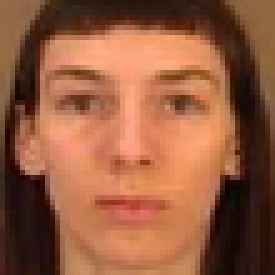
#> input picture cropped_faces/id1_1.png, 55 x 55 px, found by its file name (shown 5 times larger)
$ jupyter execute classificacao_faces.ipynb
#> lines starting #> are read from the running program, lines starting #| are printed output that depends on the picture
O OBJETIVO DESTA ETAPA E SABER: QUEM E QUEM?

[cell 1]
import cv2
import matplotlib.pyplot as plt
from os import listdir, path, makedirs
from os.path import isfile, join

OBS: OS ROSTOS JÁ ESTÃO RECORTADAS, LOGO, SERIA NECESSÁRIO EM UM NOVO CASO APLICAR UM CLASSIFICADOR ANTES PARA SEGMENTAR A IMAGEM

[cell 2]
imagem_face_1 = cv2.imread("/home/johan/Documentos/Programas_em_Python/visaoComputacional/cropped_faces/id1_1.png")
#> imagem_face_1 is the input picture: shape (55, 55, 3); mean B, G, R 63.6, 91.4, 148.4
imagem_face_1 = cv2.cvtColor(imagem_face_1, cv2.COLOR_BGR2RGB)

imagem_face_2 = cv2.imread("/home/johan/Documentos/Programas_em_Python/visaoComputacional/cropped_faces/id2_1.png")
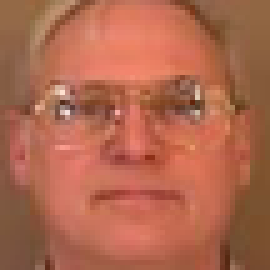
#> input picture cropped_faces/id2_1.png, 54 x 54 px, found by its file name (shown 5 times larger)
#> imagem_face_2 is the input picture: shape (54, 54, 3); mean B, G, R 78, 103.1, 175.3
imagem_face_2 = cv2.cvtColor(imagem_face_2, cv2.COLOR_BGR2RGB)

imagem_face_3 = cv2.imread("/home/johan/Documentos/Programas_em_Python/visaoComputacional/cropped_faces/id3_1.png")
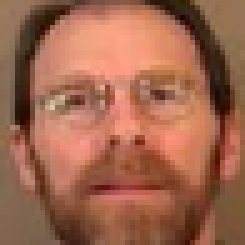
#> input picture cropped_faces/id3_1.png, 49 x 49 px, found by its file name (shown 5 times larger)
#> imagem_face_3 is the input picture: shape (49, 49, 3); mean B, G, R 77.8, 101.6, 159.3
imagem_face_3 = cv2.cvtColor(imagem_face_3, cv2.COLOR_BGR2RGB)

PARA PLOTAR UMA IMAGEM DO LADO DA OUTRA NO PYPLOT, USAREMOS O FIGURE PARA REDMENSIONAR E O SUB PARA A QUANTIDADE DE SUBGRAFICOS:

[cell 3]
plt.figure(figsize=(20,10))
plt.subplot(131)
plt.title("SUJEITO 01")
plt.imshow(imagem_face_1)
plt.subplot(132)
plt.title("SUJEITO 02")
plt.imshow(imagem_face_2)
plt.subplot(133)
plt.title("SUJEITO 03")
plt.imshow(imagem_face_3)
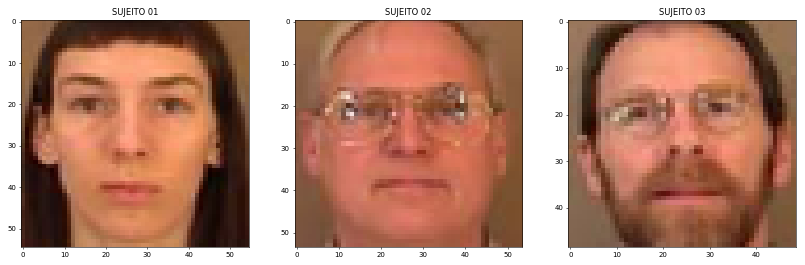
#> figure drawn by matplotlib, 3 panels

USAREMOS AGORA O SHAPE PARA SABERMOS AS DIMENSÕES E CANAIS DE CADA FOTO

[cell 4]
imagem_face_1.shape
#> Out = (55, 55, 3)

[cell 5]
imagem_face_2.shape
#> Out = (54, 54, 3)

[cell 6]
imagem_face_3.shape
#> Out = (49, 49, 3)
